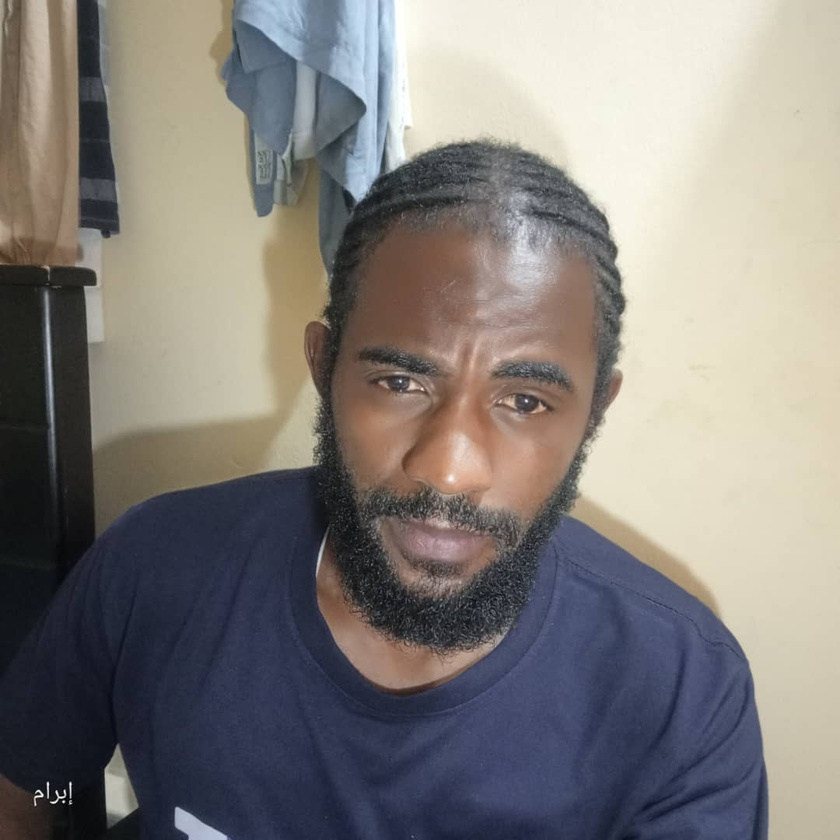
#> input picture me.hus.jpg, 840 x 840 px, shrunk from 1080 x 1080 before the run, found by its file name
$ python face_detection.py
#> lines starting #> are read from the running program, lines starting #| are printed output that depends on the picture
import cv2

image = cv2.imread(r"C:\Users\HP\OneDrive\Documents\FaceRecogBot\me.hus.jpg")
#> image is the input picture: shape (840, 840, 3); mean B, G, R 123.7, 127.2, 131.6
face_cascade = cv2.CascadeClassifier(cv2.data.haarcascades + "haarcascade_frontalface_default.xml")

gray = cv2.cvtColor(image, cv2.COLOR_BGR2GRAY)
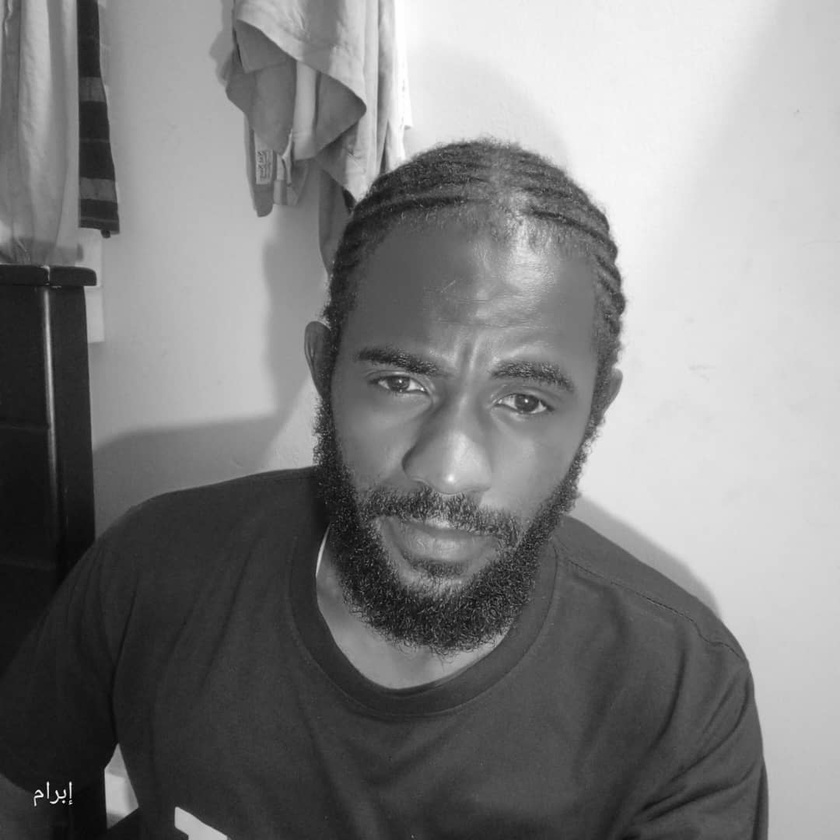
#> gray: shape (840, 840); min 0, max 255, mean 128.1
faces = face_cascade.detectMultiScale(gray, 1.1, 4)
#> faces = ()

print("✅ Faces Detected:", len(faces))  # Check if faces were found
#| ✅ Faces Detected: 0

$ run again, with CEO-image.jpg copied over me.hus.jpg
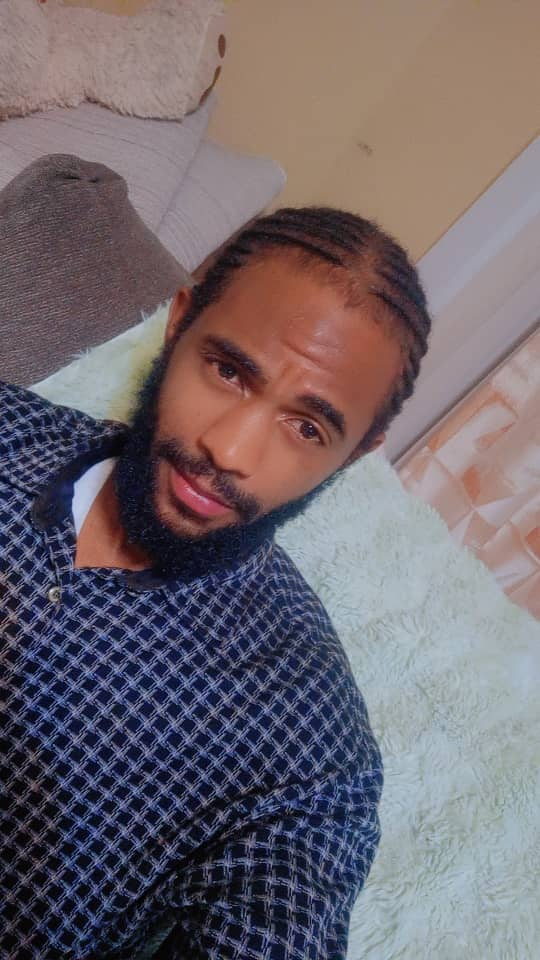
#> input picture CEO-image.jpg, 540 x 960 px, found by its file name
#> image is the input picture: shape (960, 540, 3); mean B, G, R 109.9, 103.5, 113.5
#> `gray = cv2.cvtColor(image, cv2.COLOR_BGR2GRAY)`:
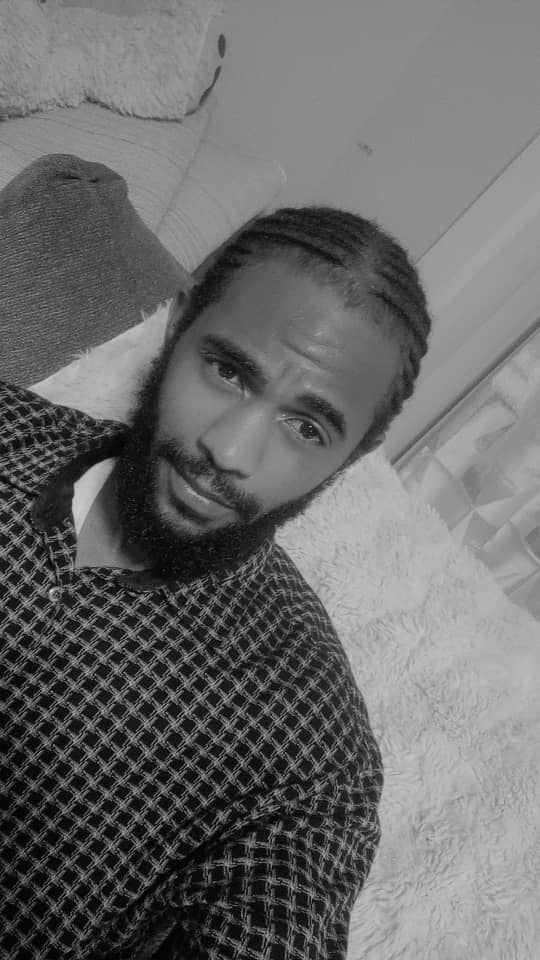
#> gray: shape (960, 540); min 0, max 227, mean 107.2
#> faces = ()
#| ✅ Faces Detected: 0

$ run again, with bot_pic.jpg copied over me.hus.jpg
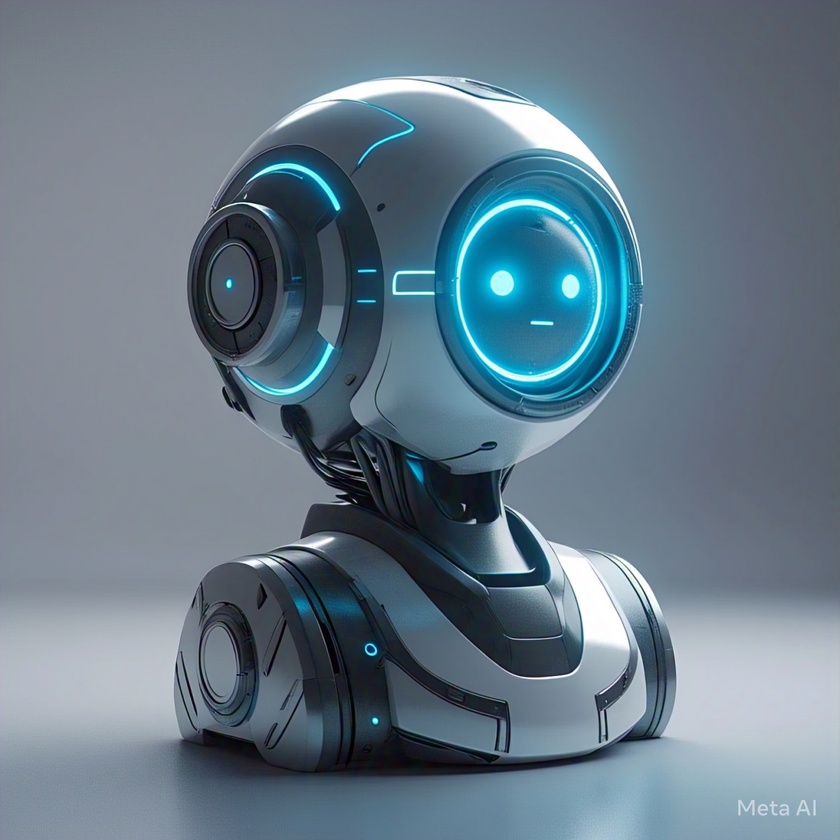
#> input picture bot_pic.jpg, 840 x 840 px, shrunk from 1280 x 1280 before the run, found by its file name
#> image is the input picture: shape (840, 840, 3); mean B, G, R 136.2, 122, 102.4
#> `gray = cv2.cvtColor(image, cv2.COLOR_BGR2GRAY)`:
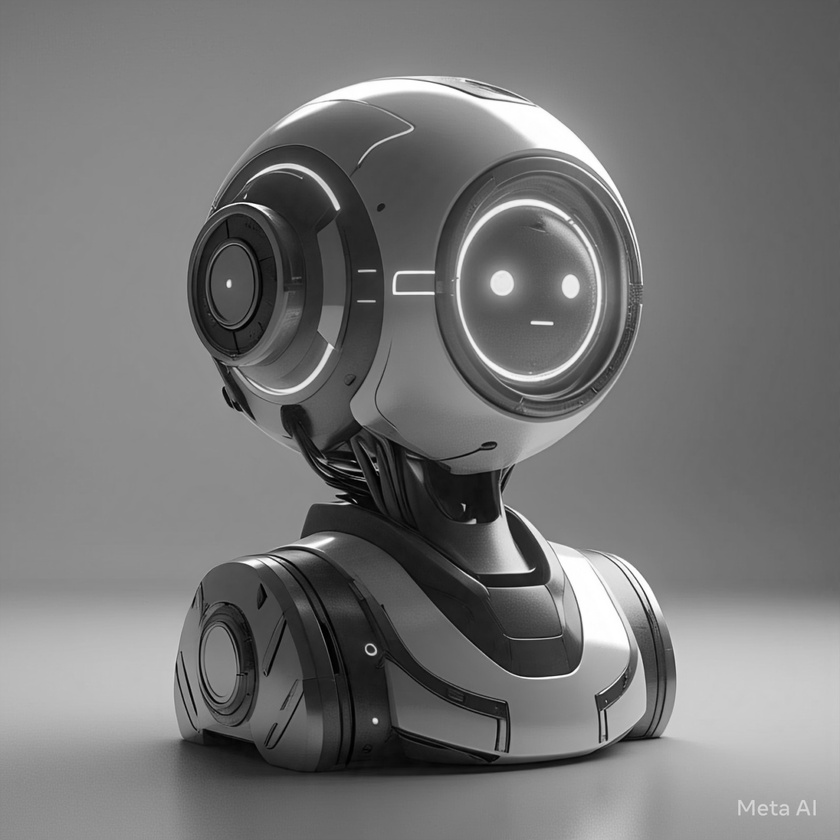
#> gray: shape (840, 840); min 0, max 255, mean 117.8
#> faces = ()
#| ✅ Faces Detected: 0
